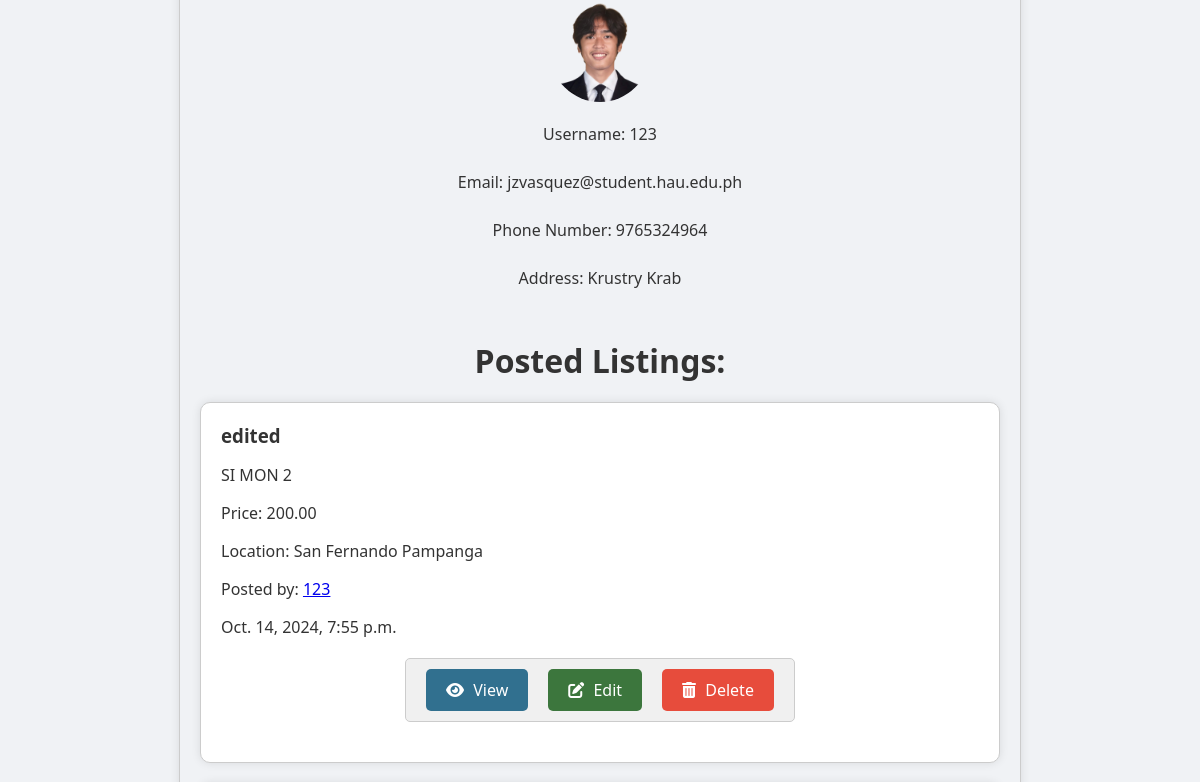
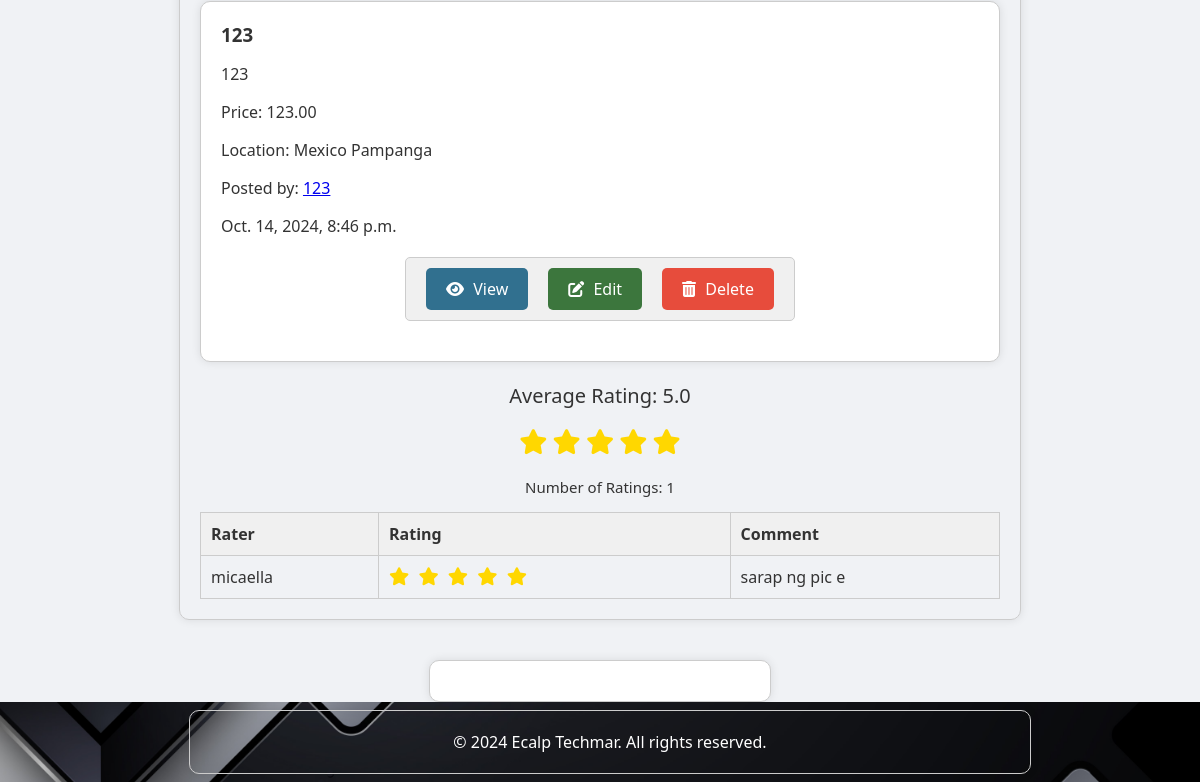
Before: /newsfeed/profile/29/ (signed in, lower part) with the older database file (2 pictures, top to bottom).
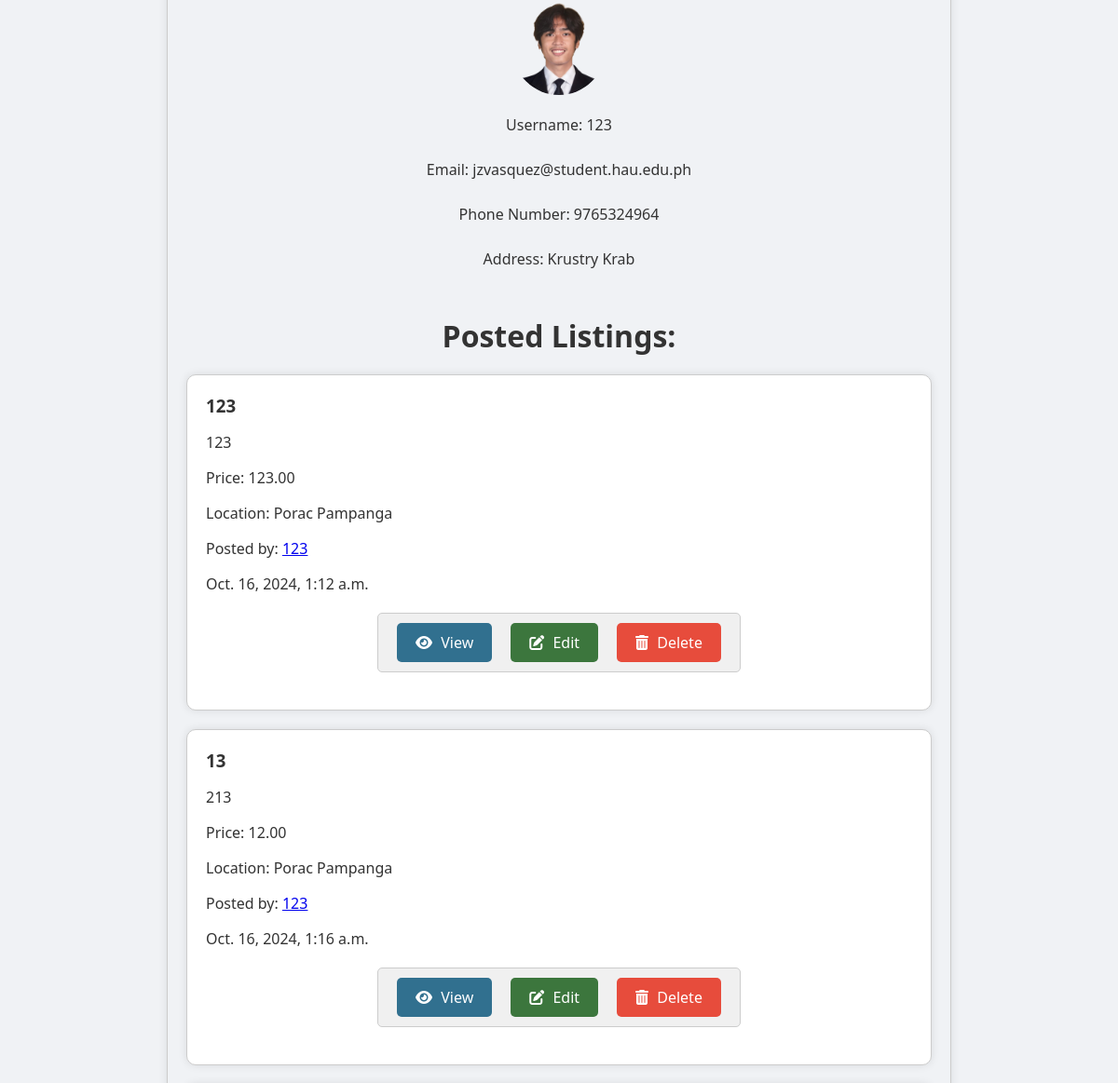
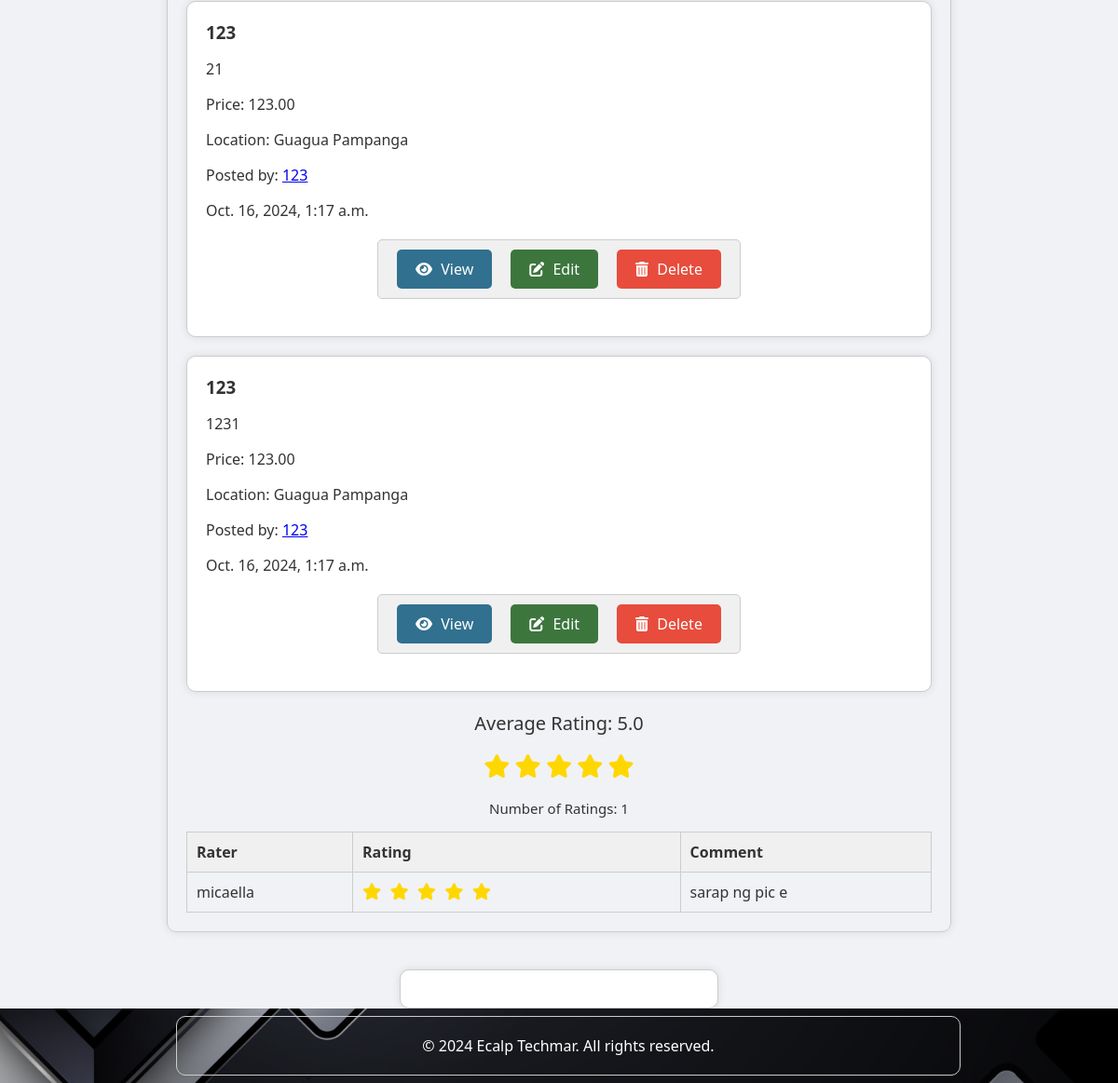
After: the same page with the newer database file (2 pictures, top to bottom).
### newsfeed/models.py (models this page shows, shortened)
class Product(models.Model):
    title = models.CharField(max_length=255)
    description = models.TextField()
    price = models.DecimalField(max_digits=10, decimal_places=2)
    image = models.ImageField(upload_to='products/')
    mobile_number = models.CharField(max_length=20)
    location = models.CharField(max_length=255)
    user = models.ForeignKey(User, on_delete=models.CASCADE)
    created_at = models.DateTimeField(auto_now_add=True)
    category = models.CharField(max_length=50, choices=[('Electronics', 'Electronics'), ('Fashion and Beauty', 'Fashion and Beauty'), ('Home and Garden', 'Home and Garden'), ('Sports and Leisure', 'Sports and Leisure'), ('Others', 'Others')], default='Others')
    is_active = models.BooleanField(default=True)
    deleted_at = models.DateTimeField(null=True, blank=True)

class Rating(models.Model):
    user = models.ForeignKey(User, on_delete=models.CASCADE)
    rated_user = models.ForeignKey(User, on_delete=models.CASCADE, related_name='rated_user')
    rating = models.IntegerField()
    comment = models.TextField(blank=True)

### newsfeed/views.py (the view, shortened to what this page needs)
# urls.py: path('profile/', profile, name='profile'),
@login_required
def profile(request, pk):
    if pk is None:
        pk = request.user.pk
    user = get_object_or_404(User, pk=pk)
    profile = user.profile
    is_owner = user == request.user
    ratings = Rating.objects.filter(rated_user=user)
    average_rating, star_equivalent_average_rating, num_ratings = get_rating_summary(ratings)
    if is_owner:
        edit_form = ProfileForm(instance=profile)
        rating_form = None
    else:
        edit_form = None
        rating_form = RatingForm()
    products = Product.objects.filter(user=user, deleted_at__isnull=True)
    return render(request, 'profile.html',
                  {'products': products, 'edit_form': edit_form, 'rating_form': rating_form, 'user': user,
                   'is_owner': is_owner, 'ratings': ratings, 'average_rating': average_rating,
                   'star_equivalent_average_rating': star_equivalent_average_rating, 'num_ratings': num_ratings})

### newsfeed/views.py (called while the page is built)
def get_rating_summary(ratings):
    if ratings:
        average_rating = sum(rating.rating for rating in ratings) / len(ratings)
        if average_rating is not None:
            star_equivalent_average_rating = round(average_rating, 1)  # assuming 1 decimal place
        else:
            star_equivalent_average_rating = None
        num_ratings = len(ratings)
    else:
        average_rating = None
        star_equivalent_average_rating = None
        num_ratings = 0
    return average_rating, star_equivalent_average_rating, num_ratings

### newsfeed/templates/profile.html (shortened to what the changed rows need)
<!DOCTYPE html>
<html lang="en">
<head>
    {% load static %}
    <link rel="stylesheet" href="{% static 'main/styles.css' %}">
    <link rel="stylesheet" href="https://cdnjs.cloudflare.com/ajax/libs/font-awesome/6.0.0-beta3/css/all.min.css">
</head>
<body>
    <section id="user-profile">
        <div class="container">
        {% load tz %}
        <div class="posted-listings">
            <h2>Posted Listings:</h2>
            {% for product in products %}
            <div class="listing-card">
                <h3>{{ product.title }}</h3>
                <p>{{ product.description }}</p>
                <p>Price: {{ product.price }}</p>
                <p>Location: {{ product.location }}</p>
                <p>Posted by: <a href="{% url 'newsfeed:profile' product.user.pk %}" class="username-link">{{ product.user.username }}</a></p>
                <p>{{ product.created_at|timezone:"Asia/Manila" }}</a></p>
                <div class="button-group">
                    <div class="button-container">
                        <a href="{% url 'newsfeed:listing_detail' product.pk %}" class="button view-button" style="background-color: #31708f; color: #ffffff; text-decoration: none;">
            <i class="fas fa-eye"></i> View
        </a>
                        {% if is_owner %}
            <a href="{% url 'newsfeed:edit_listing' product.pk %}" class="button edit-button" style="text-decoration: none;">
                <i class="fas fa-edit"></i> Edit
            </a>
            <a href="{% url 'newsfeed:delete_listing' product.pk %}" class="button delete-button" style="text-decoration: none;">
                <i class="fas fa-trash-alt"></i> Delete
            </a>
        {% endif %}
                    </div>
                </div>
            </div>
            {% endfor %}
        </div>
        <div class="ratings">
            <div class="rating-summary" style="text-align: center;">
                <p style="color: #ffd700; font-size: 20px;">
                {% for i in "12345"|make_list %}
                {% if i|add:0 <= star_equivalent_average_rating %}
                <i class="fas fa-star" style="font-size: 25px;"></i>
                {% elif i|add:0 == star_equivalent_average_rating|floatformat:0|add:1 %}
                <i class="fas fa-star-half-alt" style="font-size: 25px;"></i>
                {% else %}
                <i class="far fa-star" style="font-size: 25px;"></i>
                {% endif %}
                {% endfor %}
            </p>
            </div>
        </div>
        {% if request.user.is_authenticated %}
        <table class="ratings-table">
            <thead>
                <tr>
                    <th>Rater</th>
                    <th>Rating</th>
                    <th>Comment</th>
                </tr>
        </thead>
        <tbody>
            {% for rating in ratings %}
            <tr>
            <td>{{ rating.user.username }}</td>
            <td>
            {% for i in "12345"|make_list %}
                {% if i|add:0 <= rating.rating %}
                <i class="fas fa-star"></i>
                {% else %}
                <i class="far fa-star"></i>
                {% endif %}
            {% endfor %}
            </td>
            <td>{{ rating.comment }}</td>
            </tr>
            {% endfor %}
        </tbody>
        </table>
        {% endif %}
</div>
</body>

Changed rows visible on the page:
no longer on this page (row edited): Product: title "edited", description "SI MON 2", price "200.00", location "San Fernando Pampanga", user.username "123", created_at "Oct. 14, 2024, 7:55 p.m."
no longer on this page (row edited): Product: title "123", description "123", price "123.00", location "Mexico Pampanga", user.username "123", created_at "Oct. 14, 2024, 8:46 p.m."
added Product: title "123", description "123", price "123.00", location "Porac Pampanga", user.username "123", created_at "Oct. 16, 2024, 1:12 a.m."
added Product: title "13", description "213", price "12.00", location "Porac Pampanga", user.username "123", created_at "Oct. 16, 2024, 1:16 a.m."
added Product: title "123", description "21", price "123.00", location "Guagua Pampanga", user.username "123", created_at "Oct. 16, 2024, 1:17 a.m."
added Product: title "123", description "1231", price "123.00", location "Guagua Pampanga", user.username "123", created_at "Oct. 16, 2024, 1:17 a.m."
